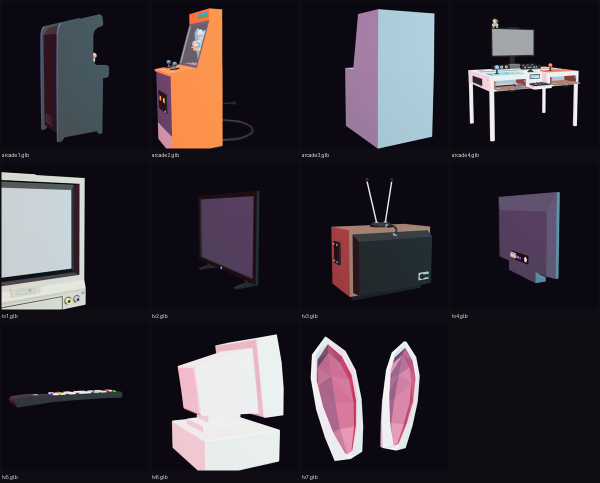
#> input picture _model-review/all-11-contact-sheet.png, 1200 x 966 px (shown at 1/2 size)
$ python pixelate.py ../_model-review/all-11-contact-sheet.png --out out
#> lines starting #> are read from the running program, lines starting #| are printed output that depends on the picture
#> in main, img is the input picture: PIL image 1200x966 RGB; mean R, G, B 52.3, 46.2, 54.6
#!/usr/bin/env python3
"""
pixelate.py — turn a detailed AI illustration into a true chunky 16-bit sprite,
matching the marketing-combat fighter roster (public/assets/fighters/*.png).

Nano Banana etc. output smooth halftone illustrations, not chunky pixel-art. This
runs the post-pass the roster used (…_pixel_6x): downscale to a small native grid →
quantize to a limited palette (optionally SHARED with the fighter roster so a new
set sits in the same colour world) → nearest-neighbour upscale so pixels stay hard.

Usage
-----
  # one image, defaults calibrated to the roster
  python3 scripts/pixelate.py in.png -o out.png

  # a folder, all pixelated with a palette SHARED across the batch + roster
  python3 scripts/pixelate.py docs/"the organizers"/raw -o public/assets/demo/organizers \
      --match-ref "public/assets/fighters/*.png" --colors 32 --native-h 168 --scale 2

  # slice a sheet (3 cols x 2 rows) into cells, then pixelate each
  python3 scripts/pixelate.py roster-sheet.png -o out/ --grid 3x2 \
      --names crew-01,crew-02,crew-03,crew-04,crew-05,_discard

Notes
-----
- --match-ref builds ONE adaptive palette from the reference images (e.g. the five
  fighters) and remaps every input to it → instant cross-consistency + roster match.
  Omit it to build an adaptive palette per-image instead.
- --native-h is the sprite's true pixel height before upscaling (smaller = chunkier).
  Roster busts read ~150–170px native; 168 is a good default.
- --scale N nearest-upscales the native grid so hard pixels are baked into the file
  (the site also sets image-rendering:pixelated, so scale is mostly for crisp export).
"""
import argparse, glob, os, sys
from PIL import Image


def gather(inputs):
    paths = []
    for it in inputs:
        if os.path.isdir(it):
            for e in ("png", "jpg", "jpeg", "webp"):
                paths += glob.glob(os.path.join(it, f"*.{e}"))
        else:
            paths += glob.glob(it)
    return sorted(p for p in paths if os.path.isfile(p))


def build_shared_palette(ref_glob, colors):
    refs = gather([ref_glob])
    if not refs:
        sys.exit(f"--match-ref matched no files: {ref_glob}")
    tile = 64
    canvas = Image.new("RGB", (tile, tile * len(refs)))
    for i, p in enumerate(refs):
        im = Image.open(p).convert("RGB").resize((tile, tile), Image.LANCZOS)
        canvas.paste(im, (0, i * tile))
    pal = canvas.convert("P", palette=Image.ADAPTIVE, colors=colors)
    print(f"  shared palette: {colors} colours from {len(refs)} ref image(s)")
    return pal


def slice_grid(img, cols, rows):
    w, h = img.size
    cw, ch = w // cols, h // rows
    cells = []
    for r in range(rows):
        for c in range(cols):
            cells.append(img.crop((c * cw, r * ch, (c + 1) * cw, (r + 1) * ch)))
    return cells


def pixelate(img, native_h, colors, scale, shared_pal, dither):
#> called with native_h = 168, colors = 32, scale = 2, dither = True
    img = img.convert("RGB")
    w, h = img.size
#> w = 1200; h = 966
    nh = native_h
    nw = max(1, round(w * nh / h))
#> nw = 209
    small = img.resize((nw, nh), Image.LANCZOS)
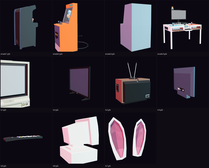
#> small: PIL image 209x168 RGB; mean R, G, B 52.3, 46.3, 54.6
    d = Image.FLOYDSTEINBERG if dither else Image.NONE
    if shared_pal is not None:
        q = small.quantize(palette=shared_pal, dither=d)
    else:
        q = small.quantize(colors=colors, method=Image.FASTOCTREE, dither=d)
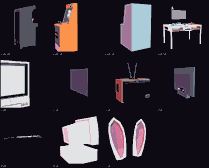
#> q: PIL image 209x168 P; mean R, G, B 52, 45.9, 54.1
    out = q.convert("RGB")
    if scale and scale != 1:
        out = out.resize((nw * scale, nh * scale), Image.NEAREST)
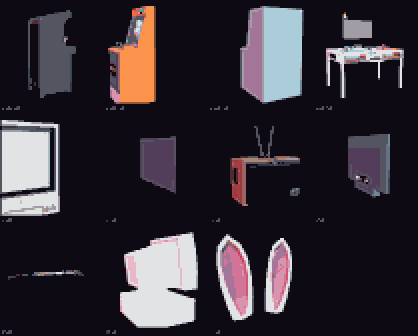
#> out: PIL image 418x336 RGB; mean R, G, B 52, 45.9, 54.1
    return out


def main():
    ap = argparse.ArgumentParser(description="Pixelate illustrations into roster-matched 16-bit sprites.")
    ap.add_argument("inputs", nargs="+", help="image file(s), globs, or a folder")
    ap.add_argument("-o", "--out", required=True, help="output file (single) or folder")
    ap.add_argument("--native-h", type=int, default=168, help="native sprite height in px before upscale (default 168)")
    ap.add_argument("--colors", type=int, default=32, help="palette size (default 32)")
    ap.add_argument("--scale", type=int, default=2, help="nearest-neighbour upscale factor (default 2)")
    ap.add_argument("--match-ref", default=None, help="glob of reference images to build ONE shared palette (e.g. roster)")
    ap.add_argument("--grid", default=None, help="slice each input into a CxR grid of cells first, e.g. 3x2")
    ap.add_argument("--names", default=None, help="comma list of output stems for grid cells; '_discard' skips a cell")
    ap.add_argument("--no-dither", action="store_true", help="disable Floyd–Steinberg dithering")
    args = ap.parse_args()

    paths = gather(args.inputs)
    if not paths:
        sys.exit(f"no input images matched: {args.inputs}")

    shared_pal = build_shared_palette(args.match_ref, args.colors) if args.match_ref else None
    dither = not args.no_dither

    out_is_dir = args.grid is not None or os.path.isdir(args.out) or len(paths) > 1 or args.out.endswith(os.sep)
    if out_is_dir:
        os.makedirs(args.out, exist_ok=True)

    names = args.names.split(",") if args.names else None

    for p in paths:
        img = Image.open(p)
        stem = os.path.splitext(os.path.basename(p))[0]
        if args.grid:
            cols, rows = (int(x) for x in args.grid.lower().split("x"))
            cells = slice_grid(img, cols, rows)
            for i, cell in enumerate(cells):
                nm = names[i] if names and i < len(names) else f"{stem}_{i:02d}"
                if nm == "_discard":
                    continue
                res = pixelate(cell, args.native_h, args.colors, args.scale, shared_pal, dither)
                dst = os.path.join(args.out, f"{nm}.png")
                res.save(dst)
                print(f"  {os.path.basename(p)} cell {i} → {dst}  ({res.size[0]}x{res.size[1]})")
        else:
            res = pixelate(img, args.native_h, args.colors, args.scale, shared_pal, dither)
            dst = os.path.join(args.out, f"{stem}.png") if out_is_dir else args.out
            res.save(dst)
            print(f"  {os.path.basename(p)} → {dst}  ({res.size[0]}x{res.size[1]})")
#|   all-11-contact-sheet.png → out  (418x336)


if __name__ == "__main__":
    main()

$ run again, on _model-review/arcade2.png
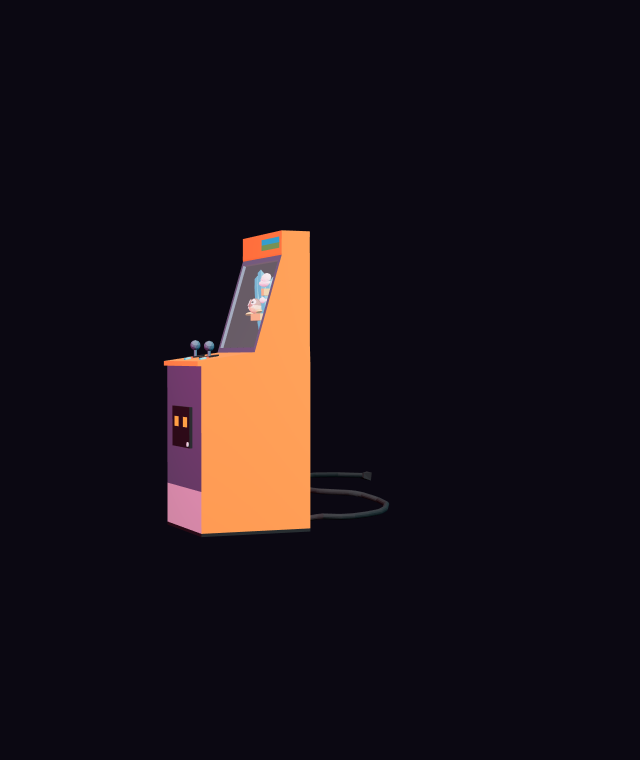
#> input picture _model-review/arcade2.png, 1280 x 1520 px (shown at 1/2 size)
#> in main, img is the input picture: PIL image 1280x1520 RGB; mean R, G, B 26, 17.5, 23.6
#> in pixelate, `small = img.resize((nw, nh), Image.LANCZOS)`:
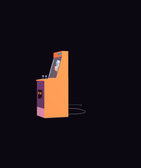
#> small: PIL image 141x168 RGB; mean R, G, B 25.9, 17.5, 23.6
#|   arcade2.png → out  (282x336)
